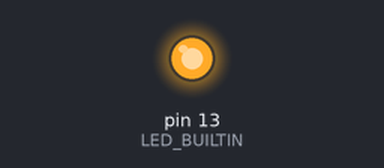
A sketch run on a simulated Arduino Uno, built with avr-gcc and run on an emulated ATmega328P. On the bench: output pins drawn as LEDs (lit = HIGH).

Above: at 1.5 s.
At 6.4 s:
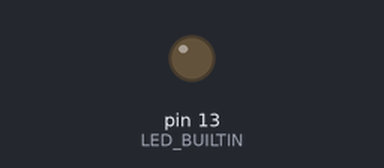
Timing chart, 0 to 9.1 s (numbered marks = the images above):
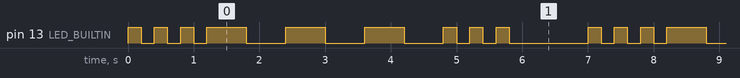

Measured:
- by itself, pin 13 (LED_BUILTIN): repeats every 7.0 s: 2 × (LOW 0.20 s, HIGH 0.20 s), LOW 0.20 s, 3 × (HIGH 0.60 s, LOW 0.60 s), 2 × (HIGH 0.20 s, LOW 0.20 s), HIGH 0.20 s, LOW 1.2 s, HIGH 0.20 s
- by itself, everything shown: repeats every 7.0 s, in 18 steps

The sketch:

MyBlink.ino
```cpp
void setup() {
  // initialize digital pin LED_BUILTIN as an output.
  pinMode(LED_BUILTIN, OUTPUT);
}

void loop() {
  // S.O.S. in morse code
  for (int x = 0; x < 3; x++) {
    digitalWrite(LED_BUILTIN, HIGH);
    delay(200);
    digitalWrite(LED_BUILTIN, LOW);
    delay(200);
  }
  for (int x = 0; x < 3; x++) {
    digitalWrite(LED_BUILTIN, HIGH);
    delay(600);
    digitalWrite(LED_BUILTIN, LOW);
    delay(600);
  }
  for (int x = 0; x < 3; x++) {
    digitalWrite(LED_BUILTIN, HIGH);
    delay(200);
    digitalWrite(LED_BUILTIN, LOW);
    delay(200);
  }

  digitalWrite(LED_BUILTIN,LOW);
  delay(1000);

    }
```
